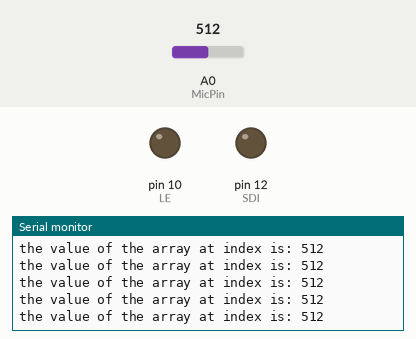
This sketch was run on a simulated Arduino Uno, built with avr-gcc and run on an emulated ATmega328P. On the bench: output pins drawn as LEDs (lit = HIGH), the last lines printed to the serial monitor. The inputs (shaded band) are chosen by the test bench; at power-on: A0 (MicPin) = 512. Pins used as bus, display or sensor lines are not drawn.

Above: at 1.2 s.
1.3 s: A0 (MicPin) set to 986
At 2.0 s:
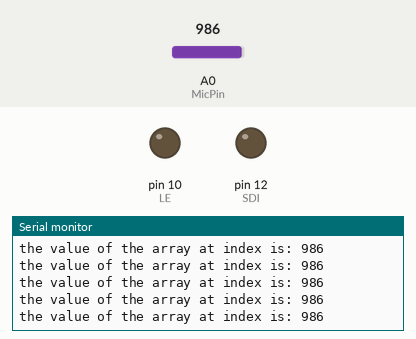
4.3 s: A0 (MicPin) set to 1015
At 4.8 s:
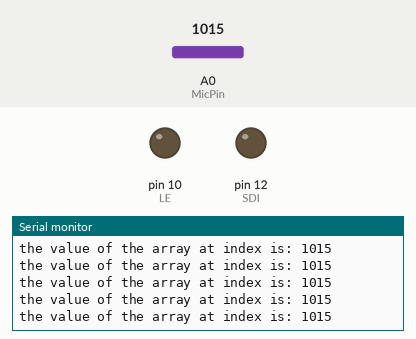
Timing chart, 0 to 7.3 s (numbered marks = the images above; inputs shaded):
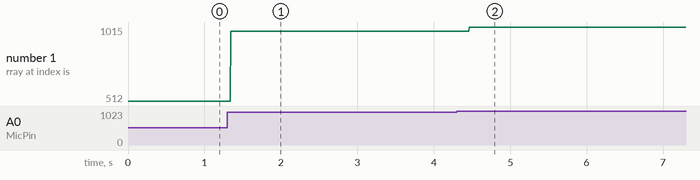

The sketch:

VumeterwithCLK.ino
```cpp
//VU meter with LED driver STP08DT05

const int MicPin = A0;
const int SDI = 12;
const int CLK = 3;
const int clockInt = 1;            // digital pin 3 is now interrupt 1
const int LE = 10;
const int OE = 9;

int masterClock = -1;         // counts rising edge clock signals

int soundLevel; //analog value from microphone
int ledDisplay[8] = {0, 0, 0, 0, 0, 0, 0, 0};

int samples[32];
int i = 0;

//int signalArray2[8] = {1, 0, 1, 0, 1, 0, 1, 0};
//boolean flag = false;

void setup()
{
  attachInterrupt(clockInt, clockCounter, FALLING);

  Serial.begin(57600);
  analogWrite(CLK, 127);   // this starts our PWM 'clock' with a 50% duty cycle

  pinMode(SDI, OUTPUT);
  pinMode(LE, OUTPUT);
  pinMode(OE, OUTPUT);

  digitalWrite(SDI, LOW);
  digitalWrite(LE, LOW);
  digitalWrite(OE, LOW);

}

void clockCounter()      // called by interrupt
{
  //Serial.println("This is number 1");

  masterClock ++;        //count clock
  //Serial.println(masterClock);

  digitalWrite(LE, LOW);  //disable latch
  if (ledDisplay[masterClock] == 0) digitalWrite(SDI, LOW); //turn LED off
  if (ledDisplay[masterClock] == 1) digitalWrite(SDI, HIGH);//turn LED on
  if (masterClock > 6) {
    digitalWrite(LE, HIGH); //enable latch
    masterClock = -1;      //restart clock counter
  }
  return;
}

int convertInputToDisplay (int* array, int length) {
  for (int j = 0; j < length; j++) {
    Serial.print("the value of the array at index is: ");
    Serial.println(array[j]);
    if (array[j] > 372) ledDisplay[7] = 1;
    if (array[j] > 400) ledDisplay[6] = 1;
    if (array[j] > 450) ledDisplay[5] = 1;
    if (array[j] > 536) ledDisplay[4] = 1;
    if (array[j] > 577) ledDisplay[3] = 1;
    if (array[j] > 618) ledDisplay[2] = 1;
    if (array[j] > 659) ledDisplay[1] = 1;
    if (array[j] > 700) ledDisplay[0] = 1;
  }
  for (int k = 0; k < 8; k++) {
    ledDisplay[k] = 0;
  }

}


void loop () {
  soundLevel = analogRead(MicPin);
  if (soundLevel > 372) {
    //Serial.println(soundLevel);
    samples[i] = soundLevel;
    i++;
  }

  if (i > 31) {
    convertInputToDisplay(samples, i);
    i = 0;
  }
}
```

Measured:
- after the input at 1.3 s, the serial monitor: prints a new line at once (image 1)
- after the input at 4.3 s, the serial monitor: prints a new line after 0.16 s (image 2)
- plotted number 1: 512 → 986 after the input at 1.3 s, 986 → 1015 after the input at 4.3 s
